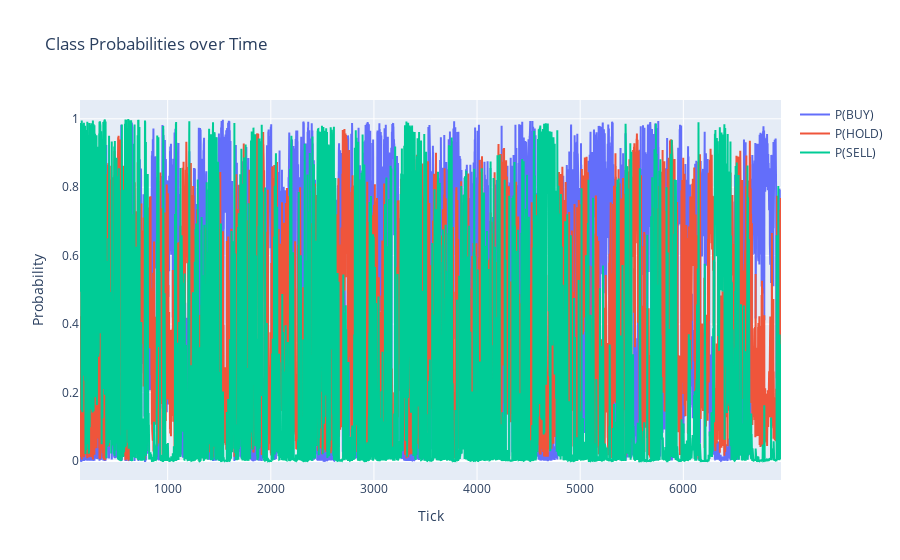
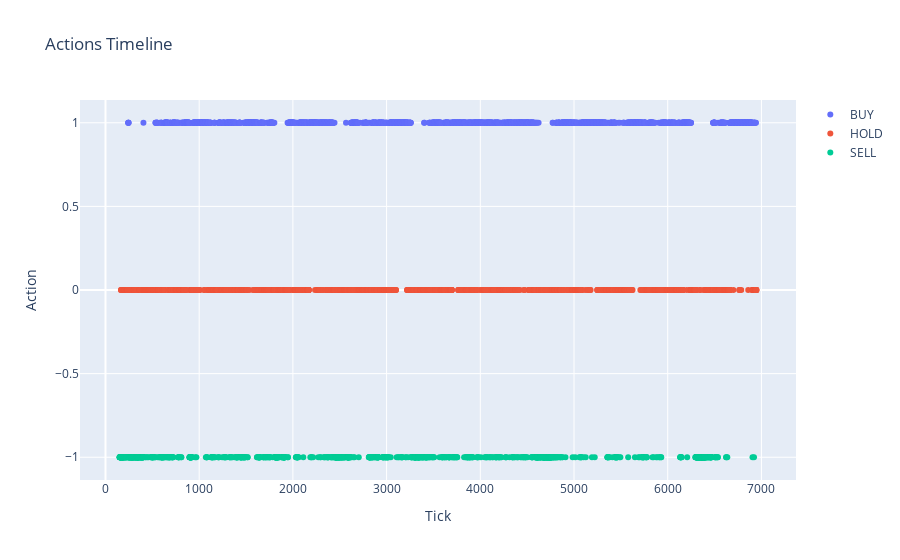
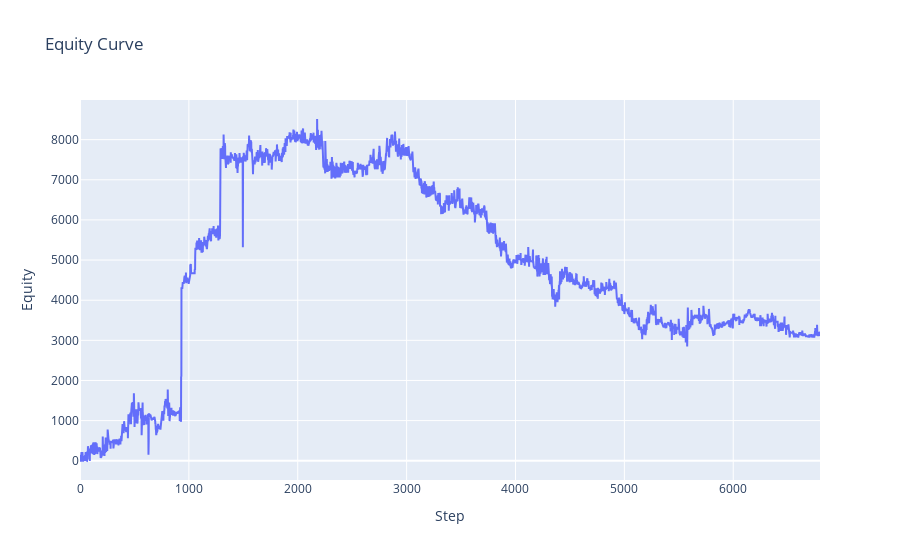
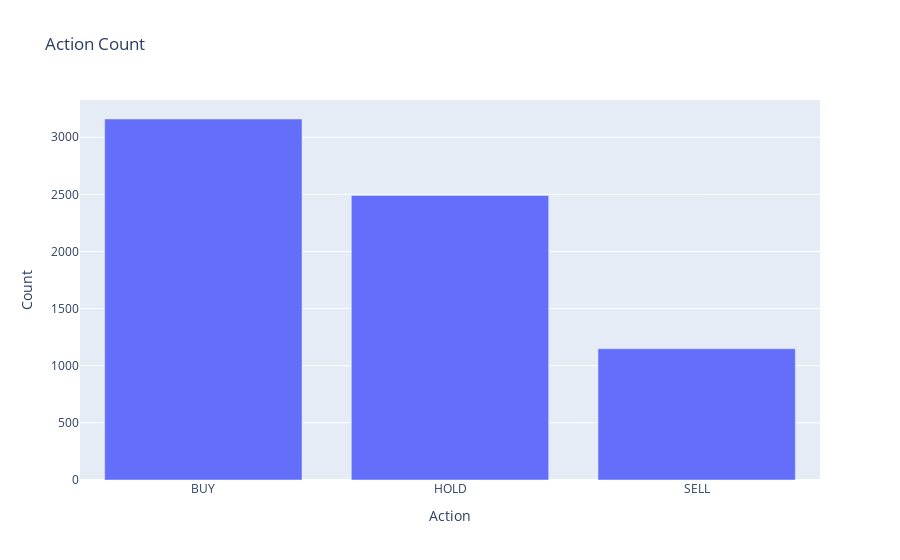

Here is the notebook cell these charts were saved with, in order:
### Code cell
# --- Plotly figures ---

# 1) Probabilities
fig_probs = go.Figure()
fig_probs.add_trace(go.Scatter(x=df["t"], y=df["prob_buy"], mode="lines", name="P(BUY)"))
fig_probs.add_trace(go.Scatter(x=df["t"], y=df["prob_hold"], mode="lines", name="P(HOLD)"))
fig_probs.add_trace(go.Scatter(x=df["t"], y=df["prob_sell"], mode="lines", name="P(SELL)"))
fig_probs.update_layout(title="Class Probabilities over Time", xaxis_title="Tick", yaxis_title="Probability")

# 2) Actions
fig_actions = go.Figure()
for label in ["BUY", "HOLD", "SELL"]:
    sub = df[df["action_label"] == label]
    if not sub.empty:
        fig_actions.add_trace(go.Scatter(
            x=sub["t"], y=sub["action"], mode="markers", name=label,
            text=[f"{label} @ t={t}" for t in sub["t"]]
        ))
fig_actions.update_layout(title="Actions Timeline", xaxis_title="Tick", yaxis_title="Action")

# 3) Equity
fig_equity = go.Figure()
if equity:
    fig_equity.add_trace(go.Scatter(x=list(range(len(equity))), y=equity, mode="lines", name="Equity"))
    fig_equity.update_layout(title="Equity Curve", xaxis_title="Step", yaxis_title="Equity")

# 4) Action counts
counts = df["action_label"].value_counts().reindex(["BUY","HOLD","SELL"]).fillna(0)
fig_counts = go.Figure()
fig_counts.add_trace(go.Bar(x=counts.index.tolist(), y=counts.values.tolist(), name="Action Count"))
fig_counts.update_layout(title="Action Count", xaxis_title="Action", yaxis_title="Count")

# 5) Metadata table
meta_rows = [
    ["Model ID", str(meta.get("model_id"))],
    ["Selection Metric", f"{meta.get('selection_metric')} = {meta.get('selection_value')}"],
    ["Sharpe", str(ep.get("sharpe_ratio"))],
    ["Cum PnL", str(ep.get("cumulative_pnl"))],
    ["Train Range", str(ep.get("train_index_range"))],
    ["Test Range", str(ep.get("test_index_range"))],
]
fig_meta = go.Figure(data=[go.Table(
    header=dict(values=["Key", "Value"]),
    cells=dict(values=[[r[0] for r in meta_rows], [r[1] for r in meta_rows]])
)])
fig_meta.update_layout(title="Run Metadata")

# --- Display in notebook ---
fig_probs.show()
fig_actions.show()
fig_equity.show()
fig_counts.show()
fig_meta.show()

### Figure 1 — Plotly figure (JSON) as saved in the notebook; plotly's stock layout.template omitted (floating-point values rounded to 4 significant figures; data arrays with more than 128 entries replaced by an {"elided": "..."} marker saying what was removed)
{"data": [{"mode": "lines", "name": "P(BUY)", "type": "scatter", "x": {"elided": "6798 int values"}, "y": {"elided": "6798 float values"}}, {"mode": "lines", "name": "P(HOLD)", "type": "scatter", "x": {"elided": "6798 int values"}, "y": {"elided": "6798 float values"}}, {"mode": "lines", "name": "P(SELL)", "type": "scatter", "x": {"elided": "6798 int values"}, "y": {"elided": "6798 float values"}}], "layout": {"title": {"text": "Class Probabilities over Time"}, "xaxis": {"title": {"text": "Tick"}}, "yaxis": {"title": {"text": "Probability"}}}}

### Figure 2 — Plotly figure (JSON) as saved in the notebook; plotly's stock layout.template omitted (floating-point values rounded to 4 significant figures; data arrays with more than 128 entries replaced by an {"elided": "..."} marker saying what was removed)
{"data": [{"mode": "markers", "name": "BUY", "text": {"elided": "3159 str values"}, "type": "scatter", "x": {"elided": "3159 int values"}, "y": {"elided": "3159 int values"}}, {"mode": "markers", "name": "HOLD", "text": {"elided": "2490 str values"}, "type": "scatter", "x": {"elided": "2490 int values"}, "y": {"elided": "2490 int values"}}, {"mode": "markers", "name": "SELL", "text": {"elided": "1149 str values"}, "type": "scatter", "x": {"elided": "1149 int values"}, "y": {"elided": "1149 int values"}}], "layout": {"title": {"text": "Actions Timeline"}, "xaxis": {"title": {"text": "Tick"}}, "yaxis": {"title": {"text": "Action"}}}}

### Figure 3 — Plotly figure (JSON) as saved in the notebook; plotly's stock layout.template omitted (floating-point values rounded to 4 significant figures; data arrays with more than 128 entries replaced by an {"elided": "..."} marker saying what was removed)
{"data": [{"mode": "lines", "name": "Equity", "type": "scatter", "x": {"elided": "6798 int values"}, "y": {"elided": "6798 float values"}}], "layout": {"title": {"text": "Equity Curve"}, "xaxis": {"title": {"text": "Step"}}, "yaxis": {"title": {"text": "Equity"}}}}

### Figure 4 — Plotly figure (JSON) as saved in the notebook; plotly's stock layout.template omitted (floating-point values rounded to 4 significant figures)
{"data": [{"name": "Action Count", "type": "bar", "x": ["BUY", "HOLD", "SELL"], "y": [3159, 2490, 1149]}], "layout": {"title": {"text": "Action Count"}, "xaxis": {"title": {"text": "Action"}}, "yaxis": {"title": {"text": "Count"}}}}
